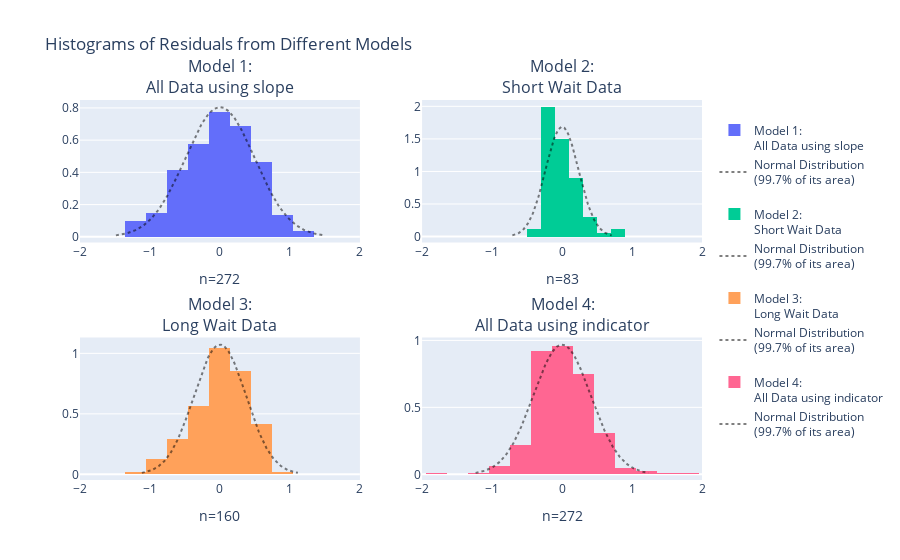

The code cell stored with this chart in its notebook:
### Markdown cell above
12. Identify which of the histograms suggests the plausibility of the assumption that the distribution of error terms is normal for each of the models, and explain why the other three do not support this assumption.

### Code cell
from plotly.subplots import make_subplots
import plotly.graph_objects as go
from scipy import stats
import numpy as np

model_residuals = {
    '<br>Model 1:<br>All Data using slope': smf.ols('duration ~ waiting', data=old_faithful).fit().resid,
    '<br>Model 2:<br>Short Wait Data': smf.ols('duration ~ waiting', data=old_faithful[short_wait]).fit().resid,
    '<br>Model 3:<br>Long Wait Data': smf.ols('duration ~ waiting', data=old_faithful[long_wait]).fit().resid,
    '<br>Model 4:<br>All Data using indicator': smf.ols('duration ~ C(kind, Treatment(reference="short"))', data=old_faithful).fit().resid
}

fig = make_subplots(rows=2, cols=2, subplot_titles=list(model_residuals.keys()))
for i, (title, resid) in enumerate(model_residuals.items()):

    if i == 1:  # Apply different bins only to the second histogram (index 1)
        bin_size = dict(start=-1.9, end=1.9, size=0.2)
    else:
        bin_size = dict(start=-1.95, end=1.95, size=0.3)

    fig.add_trace(go.Histogram(x=resid, name=title, xbins=bin_size, histnorm='probability density'), 
                  row=int(i/2)+1, col=(i%2)+1)
    fig.update_xaxes(title_text="n="+str(len(resid)), row=int(i/2)+1, col=(i%2)+1)    
    
    normal_range = np.arange(-3*resid.std(),3*resid.std(),0.01)
    fig.add_trace(go.Scatter(x=normal_range, mode='lines', opacity=0.5,
                             y=stats.norm(loc=0, scale=resid.std()).pdf(normal_range),
                             line=dict(color='black', dash='dot', width=2),
                             name='Normal Distribution<br>(99.7% of its area)'), 
                  row=int(i/2)+1, col=(i%2)+1)
    
fig.update_layout(title_text='Histograms of Residuals from Different Models')
fig.update_xaxes(range=[-2,2])
fig.show() # USE `fig.show(renderer="png")` FOR ALL GitHub and MarkUs SUBMISSIONS

### Figure 1 — Plotly figure (JSON) as saved in the notebook; plotly's stock layout.template omitted (floating-point values rounded to 4 significant figures; data arrays with more than 128 entries replaced by an {"elided": "..."} marker saying what was removed)
{"data": [{"histnorm": "probability density", "name": "<br>Model 1:<br>All Data using slope", "type": "histogram", "x": {"elided": "272 float values"}, "xaxis": "x", "xbins": {"end": 1.95, "size": 0.3, "start": -1.95}, "yaxis": "y"}, {"line": {"color": "black", "dash": "dot", "width": 2}, "mode": "lines", "name": "Normal Distribution<br>(99.7% of its area)", "opacity": 0.5, "type": "scatter", "x": {"elided": "298 float values"}, "xaxis": "x", "y": {"elided": "298 float values"}, "yaxis": "y"}, {"histnorm": "probability density", "name": "<br>Model 2:<br>Short Wait Data", "type": "histogram", "x": [-0.2137, 0.8624, -0.04291, -0.1807, -0.2152, 0.1672, -0.3998, -0.1929, -0.2152, -0.05358, 0.01717, -0.1052, -0.2153, -0.1583, -0.2913, 0.09325, -0.04826, -0.1807, -0.2807, 0.1847, -0.2222, -0.2382, -0.0605, -0.03818, 0.1948, 0.1448, -0.119, -0.1259, 0.1209, -0.09824, -0.2168, 0.2517, -0.3483, 0.331, -0.2313, 0.6103, -0.0605, -0.0344, 0.2464, -0.0844, 0.7725, -0.1253, -0.1099, 0.02625, 0.1778, -0.06526, 0.03792, -0.2067, -0.2067, 0.2486, -0.04134, -0.06683, -0.06208, 0.04858, 0.431, -0.1376, 0.04009, -0.1253, 0.1624, -0.2014, 0.2571, 0.04482, -0.1397, -0.1753, -0.04608, -0.1121, 0.3933, -0.02058, -0.119, -0.2637, 0.4033, 0.231, -0.1307, -0.1637, 0.3848, 0.04858, 0.1863, -0.0275, -0.1913, 0.04543, 0.1948, 0.1917, -0.1413], "xaxis": "x2", "xbins": {"end": 1.9, "size": 0.2, "start": -1.9}, "yaxis": "y2"}, {"line": {"color": "black", "dash": "dot", "width": 2}, "mode": "lines", "name": "Normal Distribution<br>(99.7% of its area)", "opacity": 0.5, "type": "scatter", "x": {"elided": "143 float values"}, "xaxis": "x2", "y": {"elided": "143 float values"}, "yaxis": "y2"}, {"histnorm": "probability density", "name": "<br>Model 3:<br>Long Wait Data", "type": "histogram", "x": {"elided": "160 float values"}, "xaxis": "x3", "xbins": {"end": 1.95, "size": 0.3, "start": -1.95}, "yaxis": "y3"}, {"line": {"color": "black", "dash": "dot", "width": 2}, "mode": "lines", "name": "Normal Distribution<br>(99.7% of its area)", "opacity": 0.5, "type": "scatter", "x": {"elided": "224 float values"}, "xaxis": "x3", "y": {"elided": "224 float values"}, "yaxis": "y3"}, {"histnorm": "probability density", "name": "<br>Model 4:<br>All Data using indicator", "type": "histogram", "x": {"elided": "272 float values"}, "xaxis": "x4", "xbins": {"end": 1.95, "size": 0.3, "start": -1.95}, "yaxis": "y4"}, {"line": {"color": "black", "dash": "dot", "width": 2}, "mode": "lines", "name": "Normal Distribution<br>(99.7% of its area)", "opacity": 0.5, "type": "scatter", "x": {"elided": "248 float values"}, "xaxis": "x4", "y": {"elided": "248 float values"}, "yaxis": "y4"}], "layout": {"annotations": [{"font": {"size": 16}, "showarrow": false, "text": "<br>Model 1:<br>All Data using slope", "x": 0.225, "xanchor": "center", "xref": "paper", "y": 1, "yanchor": "bottom", "yref": "paper"}, {"font": {"size": 16}, "showarrow": false, "text": "<br>Model 2:<br>Short Wait Data", "x": 0.775, "xanchor": "center", "xref": "paper", "y": 1, "yanchor": "bottom", "yref": "paper"}, {"font": {"size": 16}, "showarrow": false, "text": "<br>Model 3:<br>Long Wait Data", "x": 0.225, "xanchor": "center", "xref": "paper", "y": 0.375, "yanchor": "bottom", "yref": "paper"}, {"font": {"size": 16}, "showarrow": false, "text": "<br>Model 4:<br>All Data using indicator", "x": 0.775, "xanchor": "center", "xref": "paper", "y": 0.375, "yanchor": "bottom", "yref": "paper"}], "title": {"text": "Histograms of Residuals from Different Models"}, "xaxis": {"anchor": "y", "domain": [0, 0.45], "range": [-2, 2], "title": {"text": "n=272"}}, "xaxis2": {"anchor": "y2", "domain": [0.55, 1], "range": [-2, 2], "title": {"text": "n=83"}}, "xaxis3": {"anchor": "y3", "domain": [0, 0.45], "range": [-2, 2], "title": {"text": "n=160"}}, "xaxis4": {"anchor": "y4", "domain": [0.55, 1], "range": [-2, 2], "title": {"text": "n=272"}}, "yaxis": {"anchor": "x", "domain": [0.625, 1]}, "yaxis2": {"anchor": "x2", "domain": [0.625, 1]}, "yaxis3": {"anchor": "x3", "domain": [0, 0.375]}, "yaxis4": {"anchor": "x4", "domain": [0, 0.375]}}}
